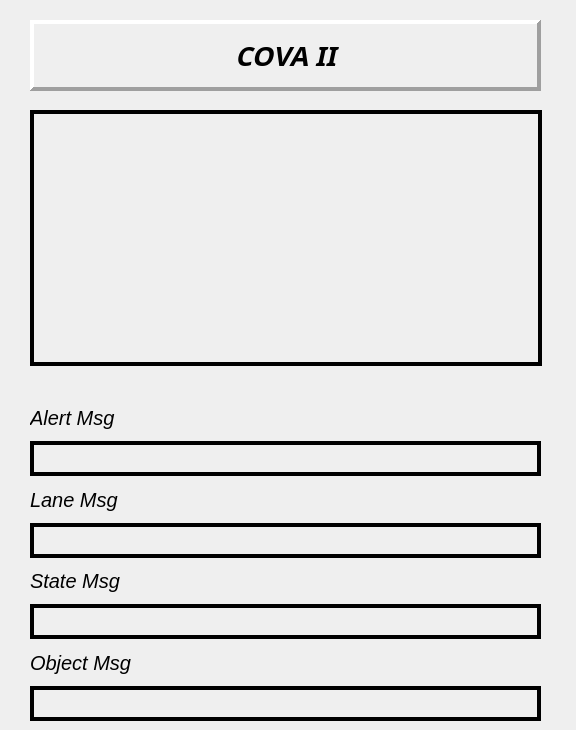
<?xml version="1.0" encoding="UTF-8"?>
<ui version="4.0">
 <class>Dialog</class>
 <widget class="QDialog" name="Dialog">
  <property name="geometry">
   <rect>
    <x>0</x>
    <y>0</y>
    <width>576</width>
    <height>730</height>
   </rect>
  </property>
  <property name="windowTitle">
   <string>Dialog</string>
  </property>
  <widget class="QLabel" name="label_video_lane">
   <property name="geometry">
    <rect>
     <x>30</x>
     <y>110</y>
     <width>512</width>
     <height>256</height>
    </rect>
   </property>
   <property name="frameShape">
    <enum>QFrame::Box</enum>
   </property>
   <property name="lineWidth">
    <number>4</number>
   </property>
   <property name="text">
    <string/>
   </property>
  </widget>
  <widget class="QWidget" name="verticalLayoutWidget">
   <property name="geometry">
    <rect>
     <x>30</x>
     <y>400</y>
     <width>511</width>
     <height>321</height>
    </rect>
   </property>
   <layout class="QVBoxLayout" name="verticalLayout">
    <item>
     <widget class="QLabel" name="label_3">
      <property name="font">
       <font>
        <pointsize>15</pointsize>
        <italic>true</italic>
       </font>
      </property>
      <property name="text">
       <string>Alert Msg</string>
      </property>
     </widget>
    </item>
    <item>
     <widget class="QLabel" name="label_msg_alert">
      <property name="font">
       <font>
        <pointsize>15</pointsize>
        <weight>75</weight>
        <bold>true</bold>
        <strikeout>false</strikeout>
        <kerning>true</kerning>
       </font>
      </property>
      <property name="frameShape">
       <enum>QFrame::Box</enum>
      </property>
      <property name="lineWidth">
       <number>4</number>
      </property>
      <property name="text">
       <string/>
      </property>
     </widget>
    </item>
    <item>
     <widget class="QLabel" name="label">
      <property name="font">
       <font>
        <pointsize>15</pointsize>
        <italic>true</italic>
       </font>
      </property>
      <property name="text">
       <string>Lane Msg</string>
      </property>
     </widget>
    </item>
    <item>
     <widget class="QLabel" name="label_msg_lane">
      <property name="font">
       <font>
        <pointsize>15</pointsize>
        <weight>75</weight>
        <bold>true</bold>
       </font>
      </property>
      <property name="frameShape">
       <enum>QFrame::Box</enum>
      </property>
      <property name="lineWidth">
       <number>4</number>
      </property>
      <property name="text">
       <string/>
      </property>
     </widget>
    </item>
    <item>
     <widget class="QLabel" name="label_5">
      <property name="font">
       <font>
        <pointsize>15</pointsize>
        <italic>true</italic>
       </font>
      </property>
      <property name="text">
       <string>State Msg</string>
      </property>
     </widget>
    </item>
    <item>
     <widget class="QLabel" name="label_msg_state">
      <property name="font">
       <font>
        <pointsize>15</pointsize>
        <weight>75</weight>
        <bold>true</bold>
        <strikeout>false</strikeout>
        <kerning>true</kerning>
       </font>
      </property>
      <property name="frameShape">
       <enum>QFrame::Box</enum>
      </property>
      <property name="lineWidth">
       <number>4</number>
      </property>
      <property name="text">
       <string/>
      </property>
     </widget>
    </item>
    <item>
     <widget class="QLabel" name="label_2">
      <property name="font">
       <font>
        <pointsize>15</pointsize>
        <italic>true</italic>
       </font>
      </property>
      <property name="text">
       <string>Object Msg</string>
      </property>
     </widget>
    </item>
    <item>
     <widget class="QLabel" name="label_msg_obj">
      <property name="font">
       <font>
        <pointsize>15</pointsize>
        <weight>75</weight>
        <bold>true</bold>
       </font>
      </property>
      <property name="frameShape">
       <enum>QFrame::Box</enum>
      </property>
      <property name="lineWidth">
       <number>4</number>
      </property>
      <property name="text">
       <string/>
      </property>
     </widget>
    </item>
   </layout>
  </widget>
  <widget class="QLabel" name="label_4">
   <property name="geometry">
    <rect>
     <x>30</x>
     <y>20</y>
     <width>511</width>
     <height>71</height>
    </rect>
   </property>
   <property name="font">
    <font>
     <family>Noto Sans Georgian</family>
     <pointsize>20</pointsize>
     <weight>75</weight>
     <italic>true</italic>
     <bold>true</bold>
    </font>
   </property>
   <property name="frameShape">
    <enum>QFrame::Panel</enum>
   </property>
   <property name="frameShadow">
    <enum>QFrame::Raised</enum>
   </property>
   <property name="lineWidth">
    <number>4</number>
   </property>
   <property name="text">
    <string>COVA II</string>
   </property>
   <property name="alignment">
    <set>Qt::AlignCenter</set>
   </property>
  </widget>
 </widget>
 <resources/>
 <connections/>
</ui>
